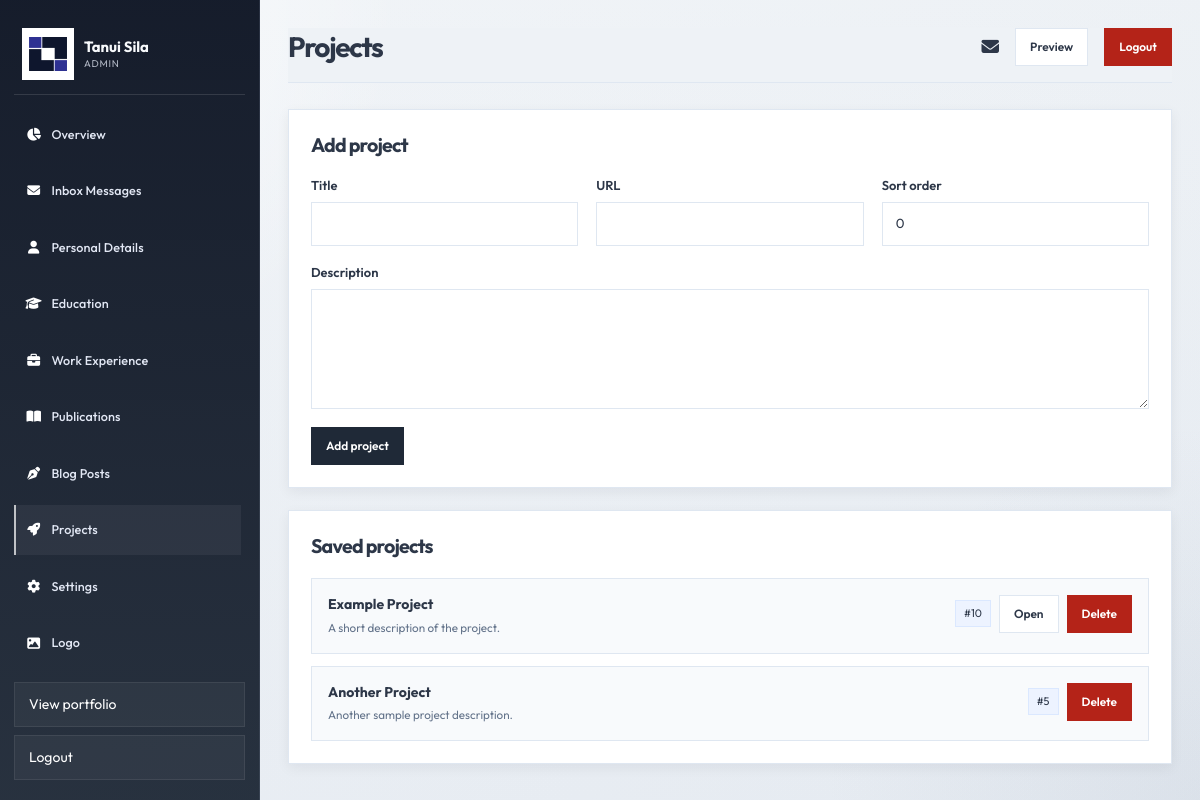
Screenshot of /admin/projects.php (signed in) with the database file from the repository.
### tables this page shows
CREATE TABLE IF NOT EXISTS `projects` (
  `id` INT PRIMARY KEY AUTO_INCREMENT,
  `title` VARCHAR(255) NOT NULL,
  `description` TEXT,
  `url` VARCHAR(512),
  `sort_order` INT DEFAULT 0
);

### config/config.php (called while the page is built, shortened)
<?php
function ensurePortfolioSchema(PDO $pdo): void {
    $projectRows = [
        ['AI-Driven E-Commerce Automation', 'Master research project automating e-commerce workflows with AI technologies on the Blazor Server framework - intelligent product recommendations, inventory management and customer behaviour analysis.', 'https://tanuiksila.co.ke/global_ai_impact_visualization/', 2025],
        ['Global AI Impact Visualization', 'A dashboard presenting AI adoption metrics across 5000+ data points, with an interactive choropleth map and filtering to explore adoption rates and consumer trust levels.', 'https://tanuiksila.co.ke/global_ai_impact_visualization/', 2025],
        ['Interactive Curve Design System', 'A parametric curve design system implementing Bezier, Hermite and B-Spline algorithms with real-time differential geometry analysis.', 'https://tanuiksila.co.ke/CAGD_P1/', 2025],
        ['Post Correspondence Problem Solver', 'An interactive solver and visualization for the Post Correspondence Problem, a classic undecidable problem in formal language theory.', 'https://tanuiksila.co.ke/PCP/', 2024],
    ];
    foreach ($projectRows as $project) {
        $url = $project[2];
    }
}

### admin/projects.php (the view, shortened to what this page needs)
<?php
require_once __DIR__ . '/../config/config.php';
require_once __DIR__ . '/sidebar.php';
require_once __DIR__ . '/topbar.php';
$projects = $pdo->query('SELECT * FROM projects ORDER BY sort_order DESC, id DESC')->fetchAll(PDO::FETCH_ASSOC);
?>
<!doctype html>
<html lang="en">
<head>
  <link rel="stylesheet" href="https://cdnjs.cloudflare.com/ajax/libs/font-awesome/6.5.2/css/all.min.css" />
  <link rel="stylesheet" href="../assets/css/admin.css?v=1">
</head>
<body>
  <div class="app-shell">
    <?php echo renderSidebar('projects.php'); ?>
    <main class="main-panel">
      <?php echo renderTopbar('Projects'); ?>
      <section class="panel">
        <h2>Add project</h2>
        <form method="post">
          <div class="grid-form">
            <div class="field"><label>Title</label><input name="title" required></div>
            <div class="field"><label>URL</label><input name="url" type="url"></div>
            <div class="field"><label>Sort order</label><input type="number" name="sort_order" value="0"></div>
            <div class="field full"><label>Description</label><textarea name="description"></textarea></div>
          </div>
          <div class="form-actions"><button type="submit" class="btn primary">Add project</button></div>
        </form>
      </section>
      <section class="panel">
        <h2>Saved projects</h2>
        <div class="list">
          <?php foreach ($projects as $item): ?>
            <div class="list-item">
              <div>
                <strong><?php echo htmlspecialchars($item['title']); ?></strong>
                <small><?php echo nl2br(htmlspecialchars($item['description'])); ?></small>
              </div>
              <div class="list-meta">
                <span class="tag">#<?php echo (int) $item['sort_order']; ?></span>
                <?php if (!empty($item['url'])): ?><a class="btn" href="<?php echo htmlspecialchars($item['url']); ?>" target="_blank">Open</a><?php endif; ?>
                <a class="btn danger" href="?delete=projects&id=<?php echo (int) $item['id']; ?>" onclick="return confirm('Delete this project?');">Delete</a>
              </div>
            </div>
          <?php endforeach; ?>
        </div>
      </section>
    </main>
  </div>
</body>
</html>

### admin/sidebar.php (shortened to what this page needs)
<?php
require_once __DIR__ . '/../config/config.php';
function renderSidebar($active = '') {
    global $pdo;
    $msgCount = 0;
    try {
        $msgCount = (int)$pdo->query('SELECT COUNT(*) FROM `messages` WHERE `is_read` = 0')->fetchColumn();
    } catch (Throwable $e) {}
    $links = [
        'index.php' => ['icon' => 'fa-chart-pie', 'label' => 'Overview'],
        'messages.php' => ['icon' => 'fa-envelope', 'label' => 'Inbox Messages', 'badge' => $msgCount],
        'profile.php' => ['icon' => 'fa-user', 'label' => 'Personal Details'],
        'education.php' => ['icon' => 'fa-graduation-cap', 'label' => 'Education'],
        'experience.php' => ['icon' => 'fa-briefcase', 'label' => 'Work Experience'],
        'publications.php' => ['icon' => 'fa-book-open', 'label' => 'Publications'],
        'blog.php' => ['icon' => 'fa-pen-nib', 'label' => 'Blog Posts'],
        'projects.php' => ['icon' => 'fa-rocket', 'label' => 'Projects'],
        'settings.php' => ['icon' => 'fa-gear', 'label' => 'Settings'],
        'logo.php' => ['icon' => 'fa-image', 'label' => 'Logo']
    ];
    $html = '
    <aside class="sidebar">
      <div class="brand-box">
        <img src="../Tanui-Sila-Logo-v3.png" alt="Tanui Sila logo">
        <div class="brand-text">
          <strong>Tanui Sila</strong>
          <span>Admin</span>
        </div>
      </div>
      <nav class="nav">';
    foreach ($links as $url => $data) {
        $isActive = ($active === $url || basename($_SERVER['PHP_SELF']) === $url) ? ' class="active"' : '';
        $badgeHtml = '';
        $html .= '<a href="' . $url . '"' . $isActive . '><i class="fa-solid ' . $data['icon'] . '"></i><span>' . $data['label'] . '</span>' . $badgeHtml . '</a>';
    }
    $html .= '
      </nav>
      <div class="sidebar-footer">
        <a href="../public/index.php" target="_blank">View portfolio</a>
        <a href="logout.php">Logout</a>
      </div>
    </aside>';
    return $html;
}
?>

### admin/topbar.php (shortened to what this page needs)
<?php
require_once __DIR__ . '/../config/config.php';
function renderTopbar($pageTitle = 'Dashboard') {
    global $pdo;
    try {
        $unreadCount = (int)$pdo->query('SELECT COUNT(*) FROM `messages` WHERE `is_read` = 0')->fetchColumn();
    } catch (Throwable $e) {}
    $badgeHtml = '';
    return '
    <header class="topbar">
        <h1>' . htmlspecialchars($pageTitle) . '</h1>
        <div class="top-actions" style="display:flex; align-items:center; gap:16px;">
          <a href="messages.php" style="position:relative; text-decoration:none; color:var(--text); font-size:1.25rem;">
            <i class="fa-solid fa-envelope"></i>
            ' . $badgeHtml . '
          </a>
          <a class="btn" href="../public/index.php" target="_blank">Preview</a>
          <a class="btn danger" href="logout.php">Logout</a>
        </div>
    </header>';
}
?>

### rows the page displays
projects: title "Example Project", description "A short description of the project.", sort_order "10"
projects: title "Another Project", description "Another sample project description.", sort_order "5"

### other values shown
$data['label'] "Overview"
$data['label'] "Inbox Messages"
$data['label'] "Personal Details"
$data['label'] "Education"
$data['label'] "Work Experience"
$data['label'] "Publications"
$data['label'] "Blog Posts"
$data['label'] "Projects"
$data['label'] "Settings"
$data['label'] "Logo"
$pageTitle "Projects"
